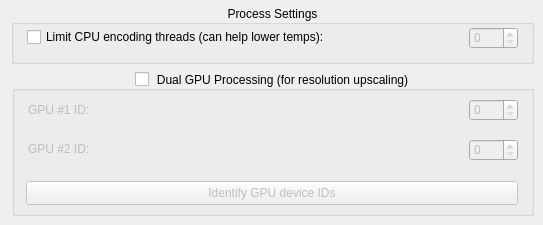
      <widget class="QWidget" name="EncodingTab">
       <attribute name="title">
        <string>Encoding</string>
       </attribute>
       <widget class="QGroupBox" name="ProcessSettingsGB">
        <property name="geometry">
         <rect>
          <x>11</x>
          <y>5</y>
          <width>523</width>
          <height>59</height>
         </rect>
        </property>
        <property name="title">
         <string>Process Settings</string>
        </property>
        <property name="alignment">
         <set>Qt::AlignCenter</set>
        </property>
        <widget class="QSpinBox" name="LimitThreadsNUD">
         <property name="enabled">
          <bool>false</bool>
         </property>
         <property name="geometry">
          <rect>
           <x>458</x>
           <y>22</y>
           <width>49</width>
           <height>22</height>
          </rect>
         </property>
        </widget>
        <widget class="QCheckBox" name="LimitThreadsCB">
         <property name="geometry">
          <rect>
           <x>16</x>
           <y>22</y>
           <width>297</width>
           <height>20</height>
          </rect>
         </property>
         <property name="text">
          <string>Limit CPU encoding threads (can help lower temps):</string>
         </property>
        </widget>
       </widget>
       <widget class="QGroupBox" name="MultiGPUGB">
        <property name="geometry">
         <rect>
          <x>12</x>
          <y>71</y>
          <width>522</width>
          <height>145</height>
         </rect>
        </property>
        <property name="title">
         <string>Dual GPU Processing (for resolution upscaling)</string>
        </property>
        <property name="alignment">
         <set>Qt::AlignCenter</set>
        </property>
        <property name="checkable">
         <bool>true</bool>
        </property>
        <property name="checked">
         <bool>false</bool>
        </property>
        <widget class="QPushButton" name="TestGPUBttn">
         <property name="geometry">
          <rect>
           <x>14</x>
           <y>110</y>
           <width>492</width>
           <height>24</height>
          </rect>
         </property>
         <property name="text">
          <string>Identify GPU device IDs</string>
         </property>
        </widget>
        <widget class="QSpinBox" name="GPU1IDNUD">
         <property name="geometry">
          <rect>
           <x>457</x>
           <y>28</y>
           <width>49</width>
           <height>22</height>
          </rect>
         </property>
         <property name="maximum">
          <number>7</number>
         </property>
        </widget>
        <widget class="QSpinBox" name="GPU2IDNUD">
         <property name="geometry">
          <rect>
           <x>457</x>
           <y>68</y>
           <width>49</width>
           <height>22</height>
          </rect>
         </property>
         <property name="maximum">
          <number>7</number>
         </property>
        </widget>
        <widget class="QLabel" name="GPU1IDLabel">
         <property name="geometry">
          <rect>
           <x>16</x>
           <y>31</y>
           <width>71</width>
           <height>16</height>
          </rect>
         </property>
         <property name="text">
          <string>GPU #1 ID:</string>
         </property>
        </widget>
        <widget class="QLabel" name="GPU1IDLabel2">
         <property name="geometry">
          <rect>
           <x>16</x>
           <y>70</y>
           <width>65</width>
           <height>16</height>
          </rect>
         </property>
         <property name="text">
          <string>GPU #2 ID:</string>
         </property>
        </widget>
       </widget>
      </widget>
